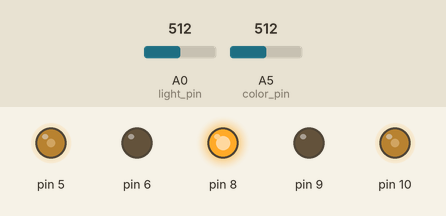
Simulated run of this sketch. Board: Arduino Uno, built with avr-gcc and run on an emulated ATmega328P. Shown: output pins drawn as LEDs (lit = HIGH). The inputs (shaded band) are chosen by the test bench; at power-on: A0 (light_pin) = 512, A5 (color_pin) = 512.

Above: at 0.1 s.
Timing chart, 0 to 1.6 s (numbered marks = the images above):
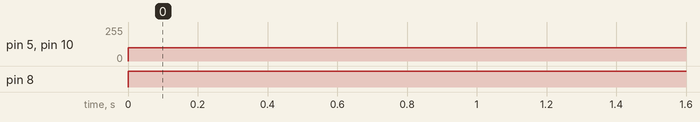

The sketch:

bot_w_sensors.ino
```cpp
#include "bot.h"
#include "ColorDetect.h"
#include "ambientLight.h"
#include "Bot.h"


#define TimeDelay 1 //time delay in ms
#define period 20 //needs to be a factor of all the modulos we are using for perfect use;

//color detection pins
#define color_pin A5

//ambient light pins
#define light_pin A0
#define ambientLed 8

//motor pins
#define M11 9
#define M12 10
#define M21 5
#define M22 6

//Create modules for each of the modules and subcomponents
ColorDetect   left(color_pin);
ambientLight  lightDetect(light_pin, ambientLed, TimeDelay);
Bot           robo(M11, M12, 1, M21, M22, 1);

//initialize color values
int color=0;


//initialize timer values
long prev_time = 0;
long cur_time = 0;
long counter = 0;


void setup() {
  Serial.begin(9600);

  //initalize timer
  cur_time = micros();
}

void loop() {
    prev_time = cur_time;

    /******** do other bot operations **************/


    //call color detectors
    color = left.DetectColor();

    // if (color == 0) {
    //   Serial.println("black");
    // } else if (color == 1) {
    //   Serial.println("red");
    // } else if (color == 2) {
    //   Serial.println("blue");
    // } else if (color == 3) {
    //   Serial.println("yellow");
    // }


    //call the ambient light snesor and adjust LEDs depending on the timedelaya nd the period
    lightDetect.DetectLight(counter);

    //call battery sensor code and adjust LEDs

    //call a bot function
    robo.forward(100);


    /***********************************************/

    do {
      cur_time = micros();
      //Serial.println(counter);
    } while (cur_time - prev_time < TimeDelay);

    counter = (counter >= period) ? 0 : (counter + 1);
}
```

Bot.cpp
```cpp
#include "Bot.h"

Bot::Bot(int M11, int M12, float ratio1,
        int M21, int M22, float ratio2)
{
motor_left.Motor_set(M11,M12,ratio1);
motor_right.Motor_set(M21,M22,ratio2);
}


Bot::forward(int speed)
{
  motor_left.drive(speed,0);
  motor_right.drive(speed,1);

}

Bot::reverse(int speed){
  motor_left.drive(speed,1);
  motor_right.drive(speed,0);
}

Bot::pivotRight(int angle)
{
  int speed = 100;
  float radius = 5.25/2;
  float RadAngle = angle*2*PI/180;

  float time = 1000*(5/5.39)*(1/7.42)*RadAngle*radius;
  motor_left.drive(speed,0);
  motor_right.drive(speed,0);
  delay(time);
}

Bot::pivotLeft(int angle)
{
  int speed = 100;
  float radius = 5.25/2;
  float RadAngle = angle*2*PI/180;

  float time = 1000*(5/5.39)*(1/7.42)*RadAngle*radius;
  motor_left.drive(speed,1);
  motor_right.drive(speed,1);
  delay(time);
}

Bot::turnRight()
{
  motor_left.drive(50,0);
  motor_right.drive(100,1);
  delay(2000);
  motor_left.drive(0,0);
  motor_right.drive(0,1);
}

Bot::turnLeft()
{
  motor_left.drive(100,0);
  motor_right.drive(50,1);
  delay(2000);
  motor_left.drive(0,0);
  motor_right.drive(0,1);
}
```

Bot.h
```cpp
// Motor.h
#ifndef BOT_H
#define BOT_H

#include <Arduino.h>
#include "Motor.h"

class Bot {
  private:
    Motor motor_left;
    Motor motor_right;

  public:
    Bot(int M11, int M12, float ratio1,
        int M21, int M22, float ratio2);
    forward(int speed);
    reverse(int speed);
    pivotRight(int angle);
    pivotLeft(int angle);
    turnRight();
    turnLeft();
};

#endif
```

ColorDetect.cpp
```cpp
#include "ColorDetect.h"

  /*
   * 0 = black
   * 1 = red
   * 2 = blue
   * 3 = yellow
   */

ColorDetect::ColorDetect(int sensor) {
  sensor_pin = sensor;

  pinMode(sensor_pin, INPUT);

  color = 0;


}

int ColorDetect::DetectColor() {

  color = analogRead(sensor_pin);
  //Serial.println(color);
  if (color > 823) { //black = 827
    //Serial.println("black");
    color = 0;
  } else if (color < 806){ //yellow = 800
    //Serial.println("yellow");
    color = 3;
  }else if(color > 815) {
    //Serial.println("blue"); //blue = 819
    color = 2;
  } else {
    //Serial.println("red");//red = 812
    color = 1;
  }

  return color;

}
```

ColorDetect.h
```cpp
#ifndef COLORDETECT_H
#define COLORDETECT_H

#include <Arduino.h>

class ColorDetect {
  private:

    int sensor_pin;
    int color;


  public:
    ColorDetect(int sensor);
    int DetectColor();


};

#endif
```

Motor.cpp
```cpp
#include "motor.h"

Motor::Motor()
{

}

Motor::Motor_set(int pin1, int pin2, float ratio)
{
  PinA = pin1;
  PinB = pin2;
  ratio = ratio;
  pinMode(PinA, OUTPUT);
  pinMode(PinB, OUTPUT);
}

Motor::drive(int speed, bool dir){


  if(dir){
    analogWrite(PinA,speed);//*ratio);
    digitalWrite(PinB,LOW);
  }else{
    digitalWrite(PinA,LOW);
    analogWrite(PinB,speed);//*ratio);
  }
}
```

Motor.h
```cpp
// Motor.h
#ifndef MOTOR_H
#define MOTOR_H

#include <Arduino.h>

class Motor {
  private:
    int PinA;
    int PinB;
    float ratio;


  public:
    Motor();
    Motor_set(int pin1, int pin2, float ratio);
    drive(int speed, bool dir);
};

#endif
```

ambientLight.cpp
```cpp
#include "ambientLight.h"

ambientLight::ambientLight(int sensor, int led, int delay)
{
  sensor_pin = sensor;
  led_pin = led;
  counter_period = 1000000/delay;

  pinMode(sensor_pin, INPUT);
  pinMode(led_pin, OUTPUT);

}

int ambientLight::DetectLight(int counter)
{

  bool isday = true;
  int light = analogRead(sensor_pin);
  if(light > 125){
    isday = false;
  }
  blink(isday, counter);

}

void ambientLight::blink(bool isday, int counter) {
  /*counter increments every delay us*/

  /* we want a desired delay of 1/2 seconds */

    if(isday){
      // Serial.print(counter%counter_period);
      // Serial.print("    ");
      // Serial.println(counter_period/2);
      if ((counter%counter_period) < (counter_period/2)) {
        digitalWrite(led_pin,HIGH);
      } else {
        digitalWrite(led_pin,LOW);
      }

    }else{
      digitalWrite(led_pin,HIGH);
    }
  }
```

ambientLight.h
```cpp
#ifndef AMBIENTLIGHT_H
#define AMBIENTLIGHT_H

#include <Arduino.h>

class ambientLight {
  private:

    int sensor_pin;
    int led_pin;

    long counter_period;
    void blink(bool isday, int counter);


  public:
    ambientLight(int sensor, int led, int delay);
    //counter_period gets times somthing to scale to half a sec
    int DetectLight(int counter);


};

#endif
```

Measured:
- by itself, pin 5, pin 10: 0/255 → 100/255 at 0.00 s
- by itself, pin 8: LOW → HIGH at 0.00 s
